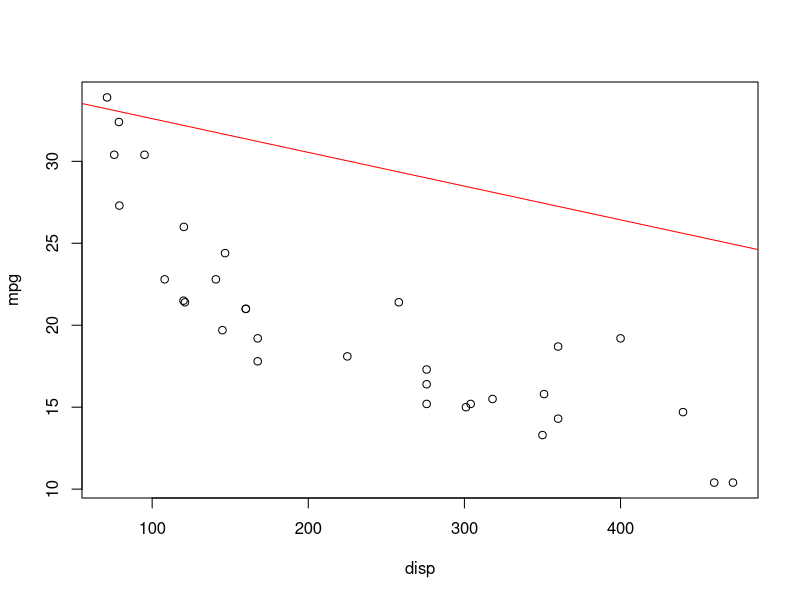

The R script that drew this image:
## ---- chunk 1
data(mtcars)
names(mtcars)
## ---- chunk 2
dim(mtcars)[1]
## ---- chunk 3
myFit <- lm(mpg ~ disp + cyl, data = mtcars)
plot(mpg ~ disp,data = mtcars, xlab="disp",ylab="mpg")
abline(myFit,col = "red")
